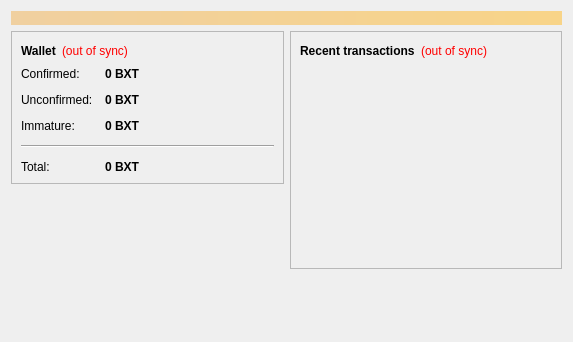
<?xml version="1.0" encoding="UTF-8"?>
<ui version="4.0">
 <class>OverviewPage</class>
 <widget class="QWidget" name="OverviewPage">
  <property name="geometry">
   <rect>
    <x>0</x>
    <y>0</y>
    <width>573</width>
    <height>342</height>
   </rect>
  </property>
  <property name="windowTitle">
   <string>Form</string>
  </property>
  <layout class="QVBoxLayout" name="topLayout">
   <item>
    <widget class="QLabel" name="labelAlerts">
     <property name="visible">
      <bool>false</bool>
     </property>
     <property name="styleSheet">
      <string notr="true">background-color: qlineargradient(x1: 0, y1: 0, x2: 1, y2: 0, stop:0 #F0D0A0, stop:1 #F8D488); color:#000000;</string>
     </property>
     <property name="wordWrap">
      <bool>true</bool>
     </property>
     <property name="margin">
      <number>3</number>
     </property>
    </widget>
   </item>
   <item>
    <layout class="QHBoxLayout" name="horizontalLayout" stretch="1,1">
     <item>
      <layout class="QVBoxLayout" name="verticalLayout_2">
       <item>
        <widget class="QFrame" name="frame">
         <property name="frameShape">
          <enum>QFrame::StyledPanel</enum>
         </property>
         <property name="frameShadow">
          <enum>QFrame::Raised</enum>
         </property>
         <layout class="QVBoxLayout" name="verticalLayout_4">
          <item>
           <layout class="QHBoxLayout" name="horizontalLayout_4">
            <item>
             <widget class="QLabel" name="label_5">
              <property name="font">
               <font>
                <weight>75</weight>
                <bold>true</bold>
               </font>
              </property>
              <property name="text">
               <string>Wallet</string>
              </property>
             </widget>
            </item>
            <item>
             <widget class="QLabel" name="labelWalletStatus">
              <property name="toolTip">
               <string>The displayed information may be out of date. Your wallet automatically synchronizes with the BitToken network after a connection is established, but this process has not completed yet.</string>
              </property>
              <property name="styleSheet">
               <string notr="true">QLabel { color: red; }</string>
              </property>
              <property name="text">
               <string notr="true">(out of sync)</string>
              </property>
              <property name="alignment">
               <set>Qt::AlignLeading|Qt::AlignLeft|Qt::AlignVCenter</set>
              </property>
             </widget>
            </item>
            <item>
             <spacer name="horizontalSpacer_2">
              <property name="orientation">
               <enum>Qt::Horizontal</enum>
              </property>
              <property name="sizeHint" stdset="0">
               <size>
                <width>40</width>
                <height>20</height>
               </size>
              </property>
             </spacer>
            </item>
           </layout>
          </item>
          <item>
           <layout class="QFormLayout" name="formLayout_2">
            <property name="fieldGrowthPolicy">
             <enum>QFormLayout::AllNonFixedFieldsGrow</enum>
            </property>
            <property name="horizontalSpacing">
             <number>12</number>
            </property>
            <property name="verticalSpacing">
             <number>12</number>
            </property>
            <item row="0" column="0">
             <widget class="QLabel" name="label">
              <property name="text">
               <string>Confirmed:</string>
              </property>
             </widget>
            </item>
            <item row="0" column="1">
             <widget class="QLabel" name="labelBalance">
              <property name="font">
               <font>
                <weight>75</weight>
                <bold>true</bold>
               </font>
              </property>
              <property name="cursor">
               <cursorShape>IBeamCursor</cursorShape>
              </property>
              <property name="toolTip">
               <string>Your current spendable balance</string>
              </property>
              <property name="text">
               <string notr="true">0 BXT</string>
              </property>
              <property name="textInteractionFlags">
               <set>Qt::LinksAccessibleByMouse|Qt::TextSelectableByKeyboard|Qt::TextSelectableByMouse</set>
              </property>
             </widget>
            </item>
            <item row="1" column="0">
             <widget class="QLabel" name="label_3">
              <property name="text">
               <string>Unconfirmed:</string>
              </property>
             </widget>
            </item>
            <item row="1" column="1">
             <widget class="QLabel" name="labelUnconfirmed">
              <property name="font">
               <font>
                <weight>75</weight>
                <bold>true</bold>
               </font>
              </property>
              <property name="cursor">
               <cursorShape>IBeamCursor</cursorShape>
              </property>
              <property name="toolTip">
               <string>Total of transactions that have yet to be confirmed, and do not yet count toward the spendable balance</string>
              </property>
              <property name="text">
               <string notr="true">0 BXT</string>
              </property>
              <property name="textInteractionFlags">
               <set>Qt::LinksAccessibleByMouse|Qt::TextSelectableByKeyboard|Qt::TextSelectableByMouse</set>
              </property>
             </widget>
            </item>
            <item row="2" column="0">
             <widget class="QLabel" name="labelImmatureText">
              <property name="text">
               <string>Immature:</string>
              </property>
             </widget>
            </item>
            <item row="2" column="1">
             <widget class="QLabel" name="labelImmature">
              <property name="font">
               <font>
                <weight>75</weight>
                <bold>true</bold>
               </font>
              </property>
              <property name="toolTip">
               <string>Mined balance that has not yet matured</string>
              </property>
              <property name="text">
               <string notr="true">0 BXT</string>
              </property>
              <property name="textInteractionFlags">
               <set>Qt::LinksAccessibleByMouse|Qt::TextSelectableByKeyboard|Qt::TextSelectableByMouse</set>
              </property>
             </widget>
            </item>
            <item row="4" column="0">
             <widget class="QLabel" name="labelTotalText">
              <property name="text">
               <string>Total:</string>
              </property>
             </widget>
            </item>
            <item row="4" column="1">
             <widget class="QLabel" name="labelTotal">
              <property name="font">
               <font>
                <weight>75</weight>
                <bold>true</bold>
               </font>
              </property>
              <property name="cursor">
               <cursorShape>IBeamCursor</cursorShape>
              </property>
              <property name="toolTip">
               <string>Your current total balance</string>
              </property>
              <property name="text">
               <string notr="true">0 BXT</string>
              </property>
              <property name="textInteractionFlags">
               <set>Qt::LinksAccessibleByMouse|Qt::TextSelectableByKeyboard|Qt::TextSelectableByMouse</set>
              </property>
             </widget>
            </item>
            <item row="3" column="0" colspan="2">
             <widget class="Line" name="line">
              <property name="orientation">
               <enum>Qt::Horizontal</enum>
              </property>
             </widget>
            </item>
           </layout>
          </item>
         </layout>
        </widget>
       </item>
       <item>
        <spacer name="verticalSpacer">
         <property name="orientation">
          <enum>Qt::Vertical</enum>
         </property>
         <property name="sizeHint" stdset="0">
          <size>
           <width>20</width>
           <height>40</height>
          </size>
         </property>
        </spacer>
       </item>
      </layout>
     </item>
     <item>
      <layout class="QVBoxLayout" name="verticalLayout_3">
       <item>
        <widget class="QFrame" name="frame_2">
         <property name="frameShape">
          <enum>QFrame::StyledPanel</enum>
         </property>
         <property name="frameShadow">
          <enum>QFrame::Raised</enum>
         </property>
         <layout class="QVBoxLayout" name="verticalLayout">
          <item>
           <layout class="QHBoxLayout" name="horizontalLayout_2">
            <item>
             <widget class="QLabel" name="label_4">
              <property name="text">
               <string>&lt;b&gt;Recent transactions&lt;/b&gt;</string>
              </property>
             </widget>
            </item>
            <item>
             <widget class="QLabel" name="labelTransactionsStatus">
              <property name="toolTip">
               <string>The displayed information may be out of date. Your wallet automatically synchronizes with the BitToken network after a connection is established, but this process has not completed yet.</string>
              </property>
              <property name="styleSheet">
               <string notr="true">QLabel { color: red; }</string>
              </property>
              <property name="text">
               <string notr="true">(out of sync)</string>
              </property>
              <property name="alignment">
               <set>Qt::AlignRight|Qt::AlignTrailing|Qt::AlignVCenter</set>
              </property>
             </widget>
            </item>
            <item>
             <spacer name="horizontalSpacer">
              <property name="orientation">
               <enum>Qt::Horizontal</enum>
              </property>
              <property name="sizeHint" stdset="0">
               <size>
                <width>40</width>
                <height>20</height>
               </size>
              </property>
             </spacer>
            </item>
           </layout>
          </item>
          <item>
           <widget class="QListView" name="listTransactions">
            <property name="styleSheet">
             <string notr="true">QListView { background: transparent; }</string>
            </property>
            <property name="frameShape">
             <enum>QFrame::NoFrame</enum>
            </property>
            <property name="verticalScrollBarPolicy">
             <enum>Qt::ScrollBarAlwaysOff</enum>
            </property>
            <property name="horizontalScrollBarPolicy">
             <enum>Qt::ScrollBarAlwaysOff</enum>
            </property>
            <property name="selectionMode">
             <enum>QAbstractItemView::NoSelection</enum>
            </property>
           </widget>
          </item>
         </layout>
        </widget>
       </item>
       <item>
        <spacer name="verticalSpacer_2">
         <property name="orientation">
          <enum>Qt::Vertical</enum>
         </property>
         <property name="sizeHint" stdset="0">
          <size>
           <width>20</width>
           <height>40</height>
          </size>
         </property>
        </spacer>
       </item>
      </layout>
     </item>
    </layout>
   </item>
  </layout>
 </widget>
 <resources/>
 <connections/>
</ui>
